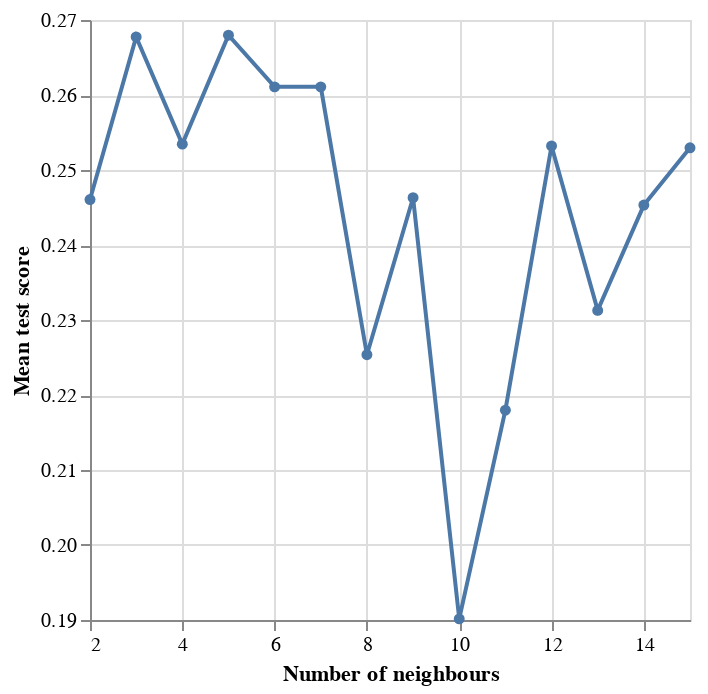

Notebook code cell kept with this figure:
### Code cell
knn_spec = KNeighborsClassifier()

param_grid = {
    "n_neighbors": range(2, 16, 1),
}

knn_tune_grid = GridSearchCV(
    knn_spec, param_grid, return_train_score=True, n_jobs=-1, cv=5
)

knn_model_grid = knn_tune_grid.fit(X_train, y_train)

accuracies_grid = pd.DataFrame(knn_model_grid.cv_results_)

cross_val_plot = alt.Chart(accuracies_grid).mark_line(point=True).encode(
    x=alt.X("param_n_neighbors").title("Number of neighbours").scale(zero=False),
    y=alt.Y("mean_test_score").title("Mean test score").scale(zero=False)
)

cross_val_plot

### Figure 1 — Vega specification as saved in the notebook (floating-point values rounded to 4 significant figures)
{"$schema": "https://vega.github.io/schema/vega/v5.json", "data": [{"name": "source_0", "values": [{"mean_test_score": 0.2461, "param_n_neighbors": 2}, {"mean_test_score": 0.2677, "param_n_neighbors": 3}, {"mean_test_score": 0.2534, "param_n_neighbors": 4}, {"mean_test_score": 0.268, "param_n_neighbors": 5}, {"mean_test_score": 0.2611, "param_n_neighbors": 6}, {"mean_test_score": 0.2611, "param_n_neighbors": 7}, {"mean_test_score": 0.2254, "param_n_neighbors": 8}, {"mean_test_score": 0.2463, "param_n_neighbors": 9}, {"mean_test_score": 0.1901, "param_n_neighbors": 10}, {"mean_test_score": 0.218, "param_n_neighbors": 11}, {"mean_test_score": 0.2532, "param_n_neighbors": 12}, {"mean_test_score": 0.2313, "param_n_neighbors": 13}, {"mean_test_score": 0.2453, "param_n_neighbors": 14}, {"mean_test_score": 0.253, "param_n_neighbors": 15}]}, {"name": "data_0", "values": [{"mean_test_score": 0.2461, "param_n_neighbors": 2}, {"mean_test_score": 0.2677, "param_n_neighbors": 3}, {"mean_test_score": 0.2534, "param_n_neighbors": 4}, {"mean_test_score": 0.268, "param_n_neighbors": 5}, {"mean_test_score": 0.2611, "param_n_neighbors": 6}, {"mean_test_score": 0.2611, "param_n_neighbors": 7}, {"mean_test_score": 0.2254, "param_n_neighbors": 8}, {"mean_test_score": 0.2463, "param_n_neighbors": 9}, {"mean_test_score": 0.1901, "param_n_neighbors": 10}, {"mean_test_score": 0.218, "param_n_neighbors": 11}, {"mean_test_score": 0.2532, "param_n_neighbors": 12}, {"mean_test_score": 0.2313, "param_n_neighbors": 13}, {"mean_test_score": 0.2453, "param_n_neighbors": 14}, {"mean_test_score": 0.253, "param_n_neighbors": 15}]}], "marks": [{"type": "line", "name": "layer_0_marks", "from": {"data": "source_0"}, "sort": {"field": "x"}, "encode": {"update": {"stroke": {"value": "#4c78a8"}, "y": {"field": "mean_test_score", "scale": "y"}, "x": {"field": "param_n_neighbors", "scale": "x"}, "defined": {"signal": "isValid(datum[\"param_n_neighbors\"]) && isFinite(+datum[\"param_n_neighbors\"]) && isValid(datum[\"mean_test_score\"]) && isFinite(+datum[\"mean_test_score\"])"}}}, "style": ["line"]}, {"type": "symbol", "name": "layer_1_marks", "from": {"data": "data_0"}, "encode": {"update": {"fill": {"value": "#4c78a8"}, "x": {"field": "param_n_neighbors", "scale": "x"}, "y": {"field": "mean_test_score", "scale": "y"}, "opacity": {"value": 1}}}, "style": ["point"]}], "scales": [{"name": "x", "type": "linear", "domain": {"fields": [{"data": "source_0", "field": "param_n_neighbors"}, {"data": "data_0", "field": "param_n_neighbors"}]}, "range": [0, {"signal": "width"}], "zero": false, "nice": true}, {"name": "y", "type": "linear", "domain": {"fields": [{"data": "source_0", "field": "mean_test_score"}, {"data": "data_0", "field": "mean_test_score"}]}, "range": [{"signal": "height"}, 0], "nice": true, "zero": false}], "axes": [{"scale": "x", "aria": false, "grid": true, "maxExtent": 0, "minExtent": 0, "zindex": 0, "labels": false, "tickCount": {"signal": "ceil(width/40)"}, "ticks": false, "orient": "bottom", "gridScale": "y", "domain": false}, {"scale": "y", "aria": false, "tickCount": {"signal": "ceil(height/40)"}, "domain": false, "labels": false, "orient": "left", "maxExtent": 0, "gridScale": "x", "grid": true, "minExtent": 0, "ticks": false, "zindex": 0}, {"scale": "x", "title": "Number of neighbours", "labelOverlap": true, "grid": false, "orient": "bottom", "tickCount": {"signal": "ceil(width/40)"}, "zindex": 0, "labelFlush": true}, {"scale": "y", "zindex": 0, "tickCount": {"signal": "ceil(height/40)"}, "title": "Mean test score", "grid": false, "orient": "left", "labelOverlap": true}], "height": 300, "style": "cell", "padding": 5, "width": 300, "background": "white"}
